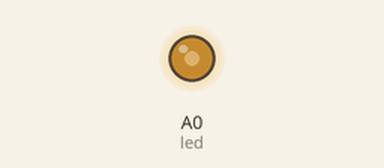
Recording of a sketch running on a simulated Arduino Uno, built with avr-gcc and run on an emulated ATmega328P. Parts: output pins drawn as LEDs (lit = HIGH).

Above: at 0.1 s.
Timing chart, 0 to 1.6 s (numbered marks = the images above):
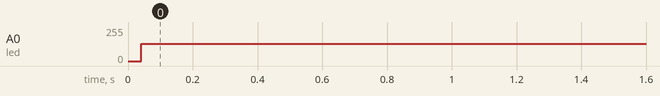

Measured:
- by itself, A0 (led): 0/255 → 128/255 at 0.04 s

The sketch:

Analog_Output_Using_Arduino.ino
```cpp
// Post: "Analog I/O - Analog Output using Arduino"
// Author: Adithya Rajeev

/*
                              Analog Output
 Demonstrates Analog Output by connecting the speed of a DC Motor connected
 to Analog Pin A0 with a delay of 1 second.

*/

//Nothing happens in the setup
void setup(){
}

//Infinite loop to control speed of motor
void loop(){
  for(int i=0;i<=255;i+=10){
    analogWrite(A0,i);
  }
  for(int j=255;j>=0;j-=10){
    analogWrite(A0,j);
  }
}
```

Analog_Input_with_Pure_C.c
```cpp
// Post: "Analog I/O - Analog Input using Pure C"
// Author: Adithya Rajeev

/*
                              Analog Input
  Demonstrates analog input by reading an analog value from a potentiometer on
  Analog pin A0 and turning on and off a LED connected to digital pin 12.
  The LED glows when the analog value is greater that 512 and turns off when the
  analog value is less than 512.

*/

#include <avr/io.h>

//Variable to store the value read from the ADC converter
int ADC_value;

//Sets up the ADC and prescalar and runs the infinite loop
int main(){
  DDRB |= (1<<PB5);
  ADCSRA |= ((1<<ADPS2)|(1<<ADPS1)|(1<<ADPS0));   //Setting Prescalar as 128
  ADMUX |= (1<<REFS0);
  ADMUX &= ~(1<<REFS1);                           //Avcc(+5v) as voltage reference
  ADCSRB &= ~((1<<ADTS2)|(1<<ADTS1)|(1<<ADTS0));  //Setting ADC in free-running mode
  ADCSRA |= (1<<ADATE);
  ADCSRA |= (1<<ADEN);                            //Power up the ADC
  ADCSRA |= (1<<ADSC);                            //Start converting

  // Infinite loop to check potentiometer value and toggle LED
  while(1){
    ADC_value = ADCW;
    if (ADC_value > 512) {
      PORTB |= (1<<PB5);
    } else {
      PORTB &= ~(1<<PB5);
    }
  }
  return 0;
}
```

Analog_Output_Using_Pure_C.c
```cpp
// Post: "Analog I/O - Analog Output using Pure C"
// Author: Adithya Rajeev

/*
                              Analog Output
 Demonstrates Analog Output by controlling the speed of a DC Motor connected
 to Analog Pin A0 with a delay of 1 second.

*/

#include <avr/io.h>
#include <util/delay.h>

//Main funtion, sets pin A0 as output and runs the infinite loop.
int main(){
  DDRC|=_BV(DDC0);

  //Infinite loop to control speed of motor
  while(1){
    PORTC|=_BV(PC0);
    _delay_ms(1000);
    PORTC&=~_BV(PC0);
    _delay_ms(1000);
  }
  return 0;
}
```

Counter_with_Pure_C.c
```cpp
// Post: "Counter using Pure C"
// Author: Adithya Rajeev

/*
                               Counter
 Demonstrates the functioning of a Counter with Prescalar = 256 and Interrupt.
 The LED connected to Pin A0 glows for the entire clock cycle and turns off
 for 0.5 seconds every time Interrupt Service Routine(ISR) is called.

*/

#include <avr/io.h>
#include <util/delay.h>
#include <avr/interrupt.h>

//Function for initialization of timer, interrupt
void initialize() {
  TCCR2B |= (1 << CS22)|(1 << CS21);  //Setting prescaler = 256
  TCNT2 = 0;
  TIMSK2 |= (1 << TOIE2);             // enable overflow interrupt
  sei();                              // enable global interrupts
}

//ISR called on overflows, toggles the LED state
ISR(TIMER2_OVF_vect) {
  PORTC ^= (1 << 0);  // toggles the led
  TCNT2 = 0;          // reset counter
  _delay_ms(500);
}

//Main function, Sets A0 as output and calls initialize()
int main(void) {
  DDRC |= (1 << 0);
  initialize();  //Calls function to initialize the timer and set prescalar

  while(1) continue;
  return 0;
}
```

Digital_Input_using_Pure_C.c
```cpp
// Post: "Digital I/O - Digital Input using Pure C"
// Author: Adithya Rajeev

/*
                          Digital Input
 Demonstrates Digital Input by switching ON and OFF an LED connected
 to Digital Pin 13 whenever the Push Button connected to Digital Pin 2
 is pressed.

*/

#include <avr/io.h>
#include <util/delay.h>

//Main function, it sets Pin 13 as Output and Pin 2 as Input and runs
//the infinite loop.
int main() {
  DDRB|=_BV(DDB5);
  DDRD &= ~_BV(DDD2);
  PORTD |= _BV(PD2);

  // Infinite loop to check button state and toggle LED
  while (1) {
    if (PIND & PORTD)
      PORTB &= ~_BV(PB5);
    else
      PORTB |= _BV(PB5);
  }
  return 0;
}
```

Digital_Output_with_Pure_C.c
```cpp
// Post: "Digital I/O - Digital Output using Pure C"
// Author: Adithya Rajeev

/*
                          Digital Output
 Demonstrates Digital Output by switching ON and OFF an LED connected
 to Digital Pin 12 with a delay of 1 second.

*/

#include <avr/io.h>
#include <util/delay.h>

//Main funciton, Sets Pin 12 as OUTPUT and runs
//the infinite loop, to toggle the state of the LED
int main(){
  DDRB|=_BV(DDB4);     // Setting Pin B4 as Output

  //Infinite loop to toggle the LED state
  while(1){
    PORTB|=_BV(PB4);   //Turning ON the LED at PB4 for 1 sec
    _delay_ms(1000);
    PORTB&=~_BV(PB4);  //Turning ON the LED at PB4 for 1 sec
    _delay_ms(1000);
  }
  return 0;
}
```

PWM_using_Pure_C.c
```cpp
// Post: "Pulse Width Modulation(PWM) using Pure C"
// Author: Adithya Rajeev

/*
                          Pulse Width Modulation
 Demonstrates Fast Pulse Width Modulation by slowly increasing the brightness
 of an LED connected to PWM pin 6 and slowly decreasing the brightnes of
 the LED connected to Pin 6.

 LED connected to Pin D5(pin 5) increases gradually in brightness
 LED connected to Pin D6(pin 6) decreases gradually in brightness

*/


#include <avr/io.h>
#include <util/delay.h>

//Sets up PWM Mode, Timers and runs infinite loop to control LED brightness
int main () {
  TCCR0A |= _BV(WGM01) | _BV(WGM00);                //Fast PWM mode

  //Inverting mode drives the output low while the counter is greater than OCRNx.
  TCCR0A |= _BV(COM0A1) | _BV(COM0A0);              //Inverting fade down mode

  //Non-inverting mode drives the output high while the counter is greater than OCRNx.
  TCCR0A |= _BV(COM0B1);                            //Non Inverting fade up mode

  //Reset all the timers and comparators
  OCR0A = 0;
  OCR0B = 0;
  TCNT0 = 0;
  TCCR0B |= _BV(CS00);
  DDRD |= _BV(PORTD5) | _BV(PORTD6);

  //Infinite loop to gradually vary the LED brightness
  while (1){
    OCR0A++;
    OCR0B++;
    _delay_ms(20);
  }
  return 0;
}
```
